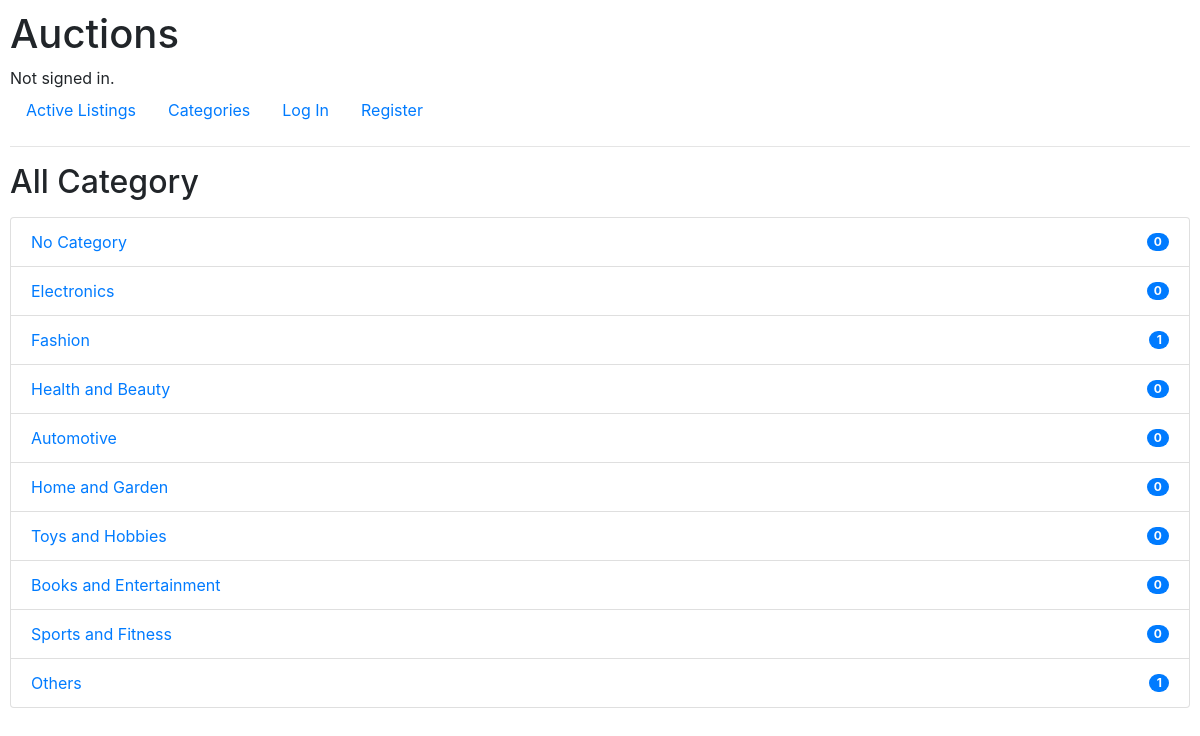
The page /categories on the database its author committed.
### auctions/models.py (models this page shows)
class Category(models.Model):
    categoryName = models.CharField(max_length=100)
    def __str__(self):
        return self.categoryName

### auctions/views.py (the view)
# urls.py: path("categories", views.categories, name="categories"),
def categories(request):
    categories = Category.objects.all()
    list_category = []
    for category in categories:
        active_listing = Listing.objects.filter(isActive=True, category=category)
        count_listing = active_listing.count()
        list_category.append({
            "category": category,
            "count_listing": count_listing
        })
    return render(request, "auctions/categories.html", {
        "list_category": list_category
    })

### auctions/templates/auctions/categories.html
{% extends "auctions/layout.html" %}
{% block body %}
    <h2>All Category</h2>
    <ul class="list-group pt-2">
        {% for category in list_category %}
            <li class="list-group-item d-flex justify-content-between align-items-center">
                <a href="{% url 'category_view' category.category.id %}">{{ category.category }}</a>
                <span class="badge badge-primary badge-pill">{{ category.count_listing }}</span>
            </li>
        {% endfor %}
    </ul>
{% endblock %}

### auctions/static/auctions/styles.css (style rules this page uses)
body { padding: 10px; }

### rows shown on the page
Category: category "No Category", count_listing "0"
Category: category "Electronics", count_listing "0"
Category: category "Fashion", count_listing "1"
Category: category "Health and Beauty", count_listing "0"
Category: category "Automotive", count_listing "0"
Category: category "Home and Garden", count_listing "0"
Category: category "Toys and Hobbies", count_listing "0"
Category: category "Books and Entertainment", count_listing "0"
Category: category "Sports and Fitness", count_listing "0"
Category: category "Others", count_listing "1"
